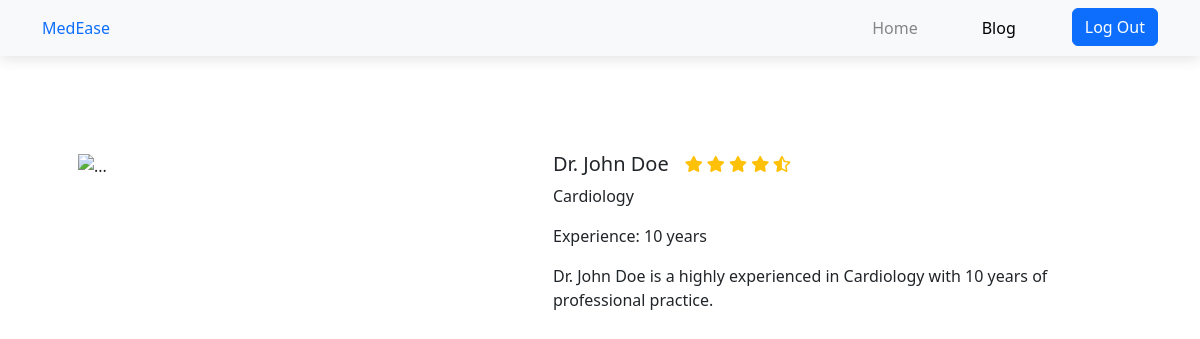
The app's page /view_profile/1 with its own data.
### tables this page shows
CREATE TABLE doctors (
            id INTEGER PRIMARY KEY AUTOINCREMENT,
            name TEXT,
            specialty TEXT,
            experience TEXT
        );

### app.py (the view)
@app.route('/view_profile/<int:doctor_id>')
def view_profile(doctor_id):
    conn = sqlite3.connect('schema.db')
    cursor = conn.cursor()
    cursor.execute('SELECT * FROM doctors WHERE id = ?', (doctor_id,))
    doctor = cursor.fetchone()
    cursor.close()
    conn.close()
    return render_template('profile.html', doctor=doctor)

### templates/profile.html (shortened to what this page needs)
<!DOCTYPE html>
<html lang="en">
  <head>
    <link rel="stylesheet" href="mainpage.css" />
    <link
      rel="stylesheet"
      href="https://cdnjs.cloudflare.com/ajax/libs/font-awesome/5.15.4/css/all.min.css"
    />
    <link
      href="https://cdn.jsdelivr.net/npm/bootstrap@5.3.3/dist/css/bootstrap.min.css"
      rel="stylesheet"
    />
  </head>
  <body>
    <nav class="navbar mb-5 navbar-shadow navbar-expand-lg bg-body-tertiary">
      <div class="container">
        <a href="navbar-brand" style="text-decoration: none">MedEase</a>
        <div class="collapse navbar-collapse" id="navbarSupportedContent">
          <ul class="navbar-nav ms-auto mb-2 mb-lg-0">
            <li class="nav-item me-5">
              <a class="nav-link disabled" aria-current="page" href="index.html"
                >Home</a
              >
            </li>
            <li class="nav-item me-5">
              <a class="nav-link active" aria-current="page" href="blogs.html"
                >Blog</a
              >
            </li>
            <li>
              <input
                id="logOut"
                type="button"
                class="btn-primary btn"
                value="Log Out"
              />
            </li>
          </ul>
        </div>
      </div>
    </nav>
    <div class="container mt-5">
      <div class="row doctor-profile">
        <div class="col-lg-5 image-doctor-main p-5">
          <img
            src="https://t3.ftcdn.net/jpg/02/60/04/08/360_F_260040863_fYxB1SnrzgJ9AOkcT0hoe7IEFtsPiHAD.jpg"
            alt="..."
            class="image-doctor"
          />
        </div>
        <div class="doctors-desc p-5 col-lg-7">
          <div class="d-flex justify-content-between align-items-center mb-2">
            <h5 class="card-title me-3 mb-0">{{ doctor[1] }}</h5>
            <span class="rating text-warning me-auto">
              <span class="fa fa-star checked"></span>
              <span class="fa fa-star checked"></span>
              <span class="fa fa-star checked"></span>
              <span class="fa fa-star checked"></span>
              <span class="fa fa-star-half-alt"></span>
            </span>
          </div>
          <p>{{ doctor[2] }}</p>
          <p>Experience: {{doctor[3]}}</p>
          <p>
            {{doctor[1]}} is a highly experienced in {{ doctor[2] }} with {{ doctor[3] }} of
            professional practice.
          </p>
        </div>
      </div>
    </div>
  </body>
</html>

### static/css/mainpage.css (style rules this page uses)
.disabled { color: rgb(134, 134, 134) !important; }
.navbar-nav .nav-item .nav-link { color: rgb(0, 0, 0); }
.navbar-shadow { box-shadow: rgba(0, 0, 0, 0.1) 0px 4px 12px; background: #f9f7f7; }

### records on screen
doctors: name "Dr. John Doe", specialty "Cardiology", experience "10 years"
